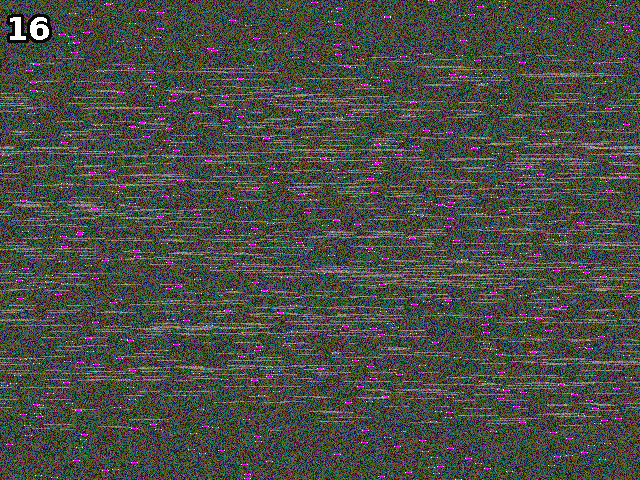
#> input picture CTFs/python_challenge/mozart.gif, 640 x 480 px
$ python restart_py_challenge.py
#> lines starting #> are read from the running program, lines starting #| are printed output that depends on the picture
### Run #2 of the python challenge from beginning
# Level 17 - "http://www.pythonchallenge.com/pc/return/romnace.html"

"""
NOTES:
evil 4 is bert
the cat's name i uzi

"""
from PIL import Image

img = Image.open("mozart.gif")
#> img is the input picture: PIL image 640x480 P; mean R, G, B 74.6, 76.9, 70.2
img = img.convert("RGB")
pixels = list(img.getdata())
#> pixels = 307200 items

width, height = img.size
#> width = 640; height = 480
pixels_2d = [pixels[i * width:(i + 1) * width] for i in range(height)]
#> pixels_2d = 480 items

white_index = []

for j in range(height):
    for i in range(width):
        if pixels_2d[j][i] > (240, 240, 240):
            white_index.append(i)
            break
new_pixels_2d = [[None for _ in range(width)] for _ in range(height)]

for j in range(height):
    shift = white_index[j]
    new_pixels_2d[j] = pixels_2d[j][shift:] + pixels_2d[j][:shift]
#> after the loop, new_pixels_2d = 480 items

new_pixels = [pixel for row in new_pixels_2d for pixel in row]
#> new_pixels = 307200 items
new_img = Image.new("RGB", (width, height))
#> new_img: PIL image 640x480 RGB; every value is 0
new_img.putdata(new_pixels)
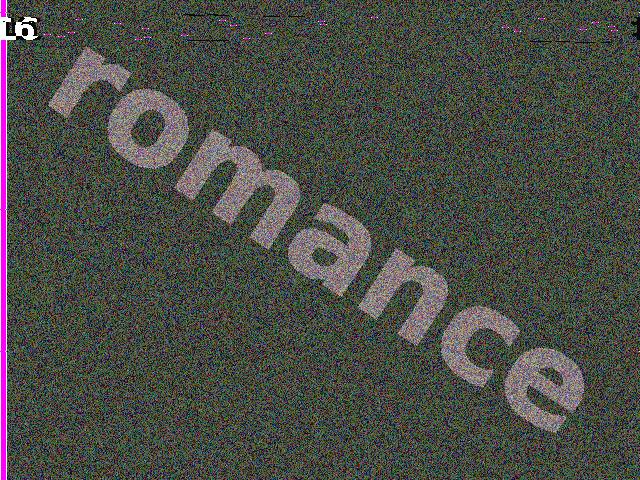
#> new_img: PIL image 640x480 RGB; mean R, G, B 74.6, 76.9, 70.2
new_img.save("mozart_solved.gif")
